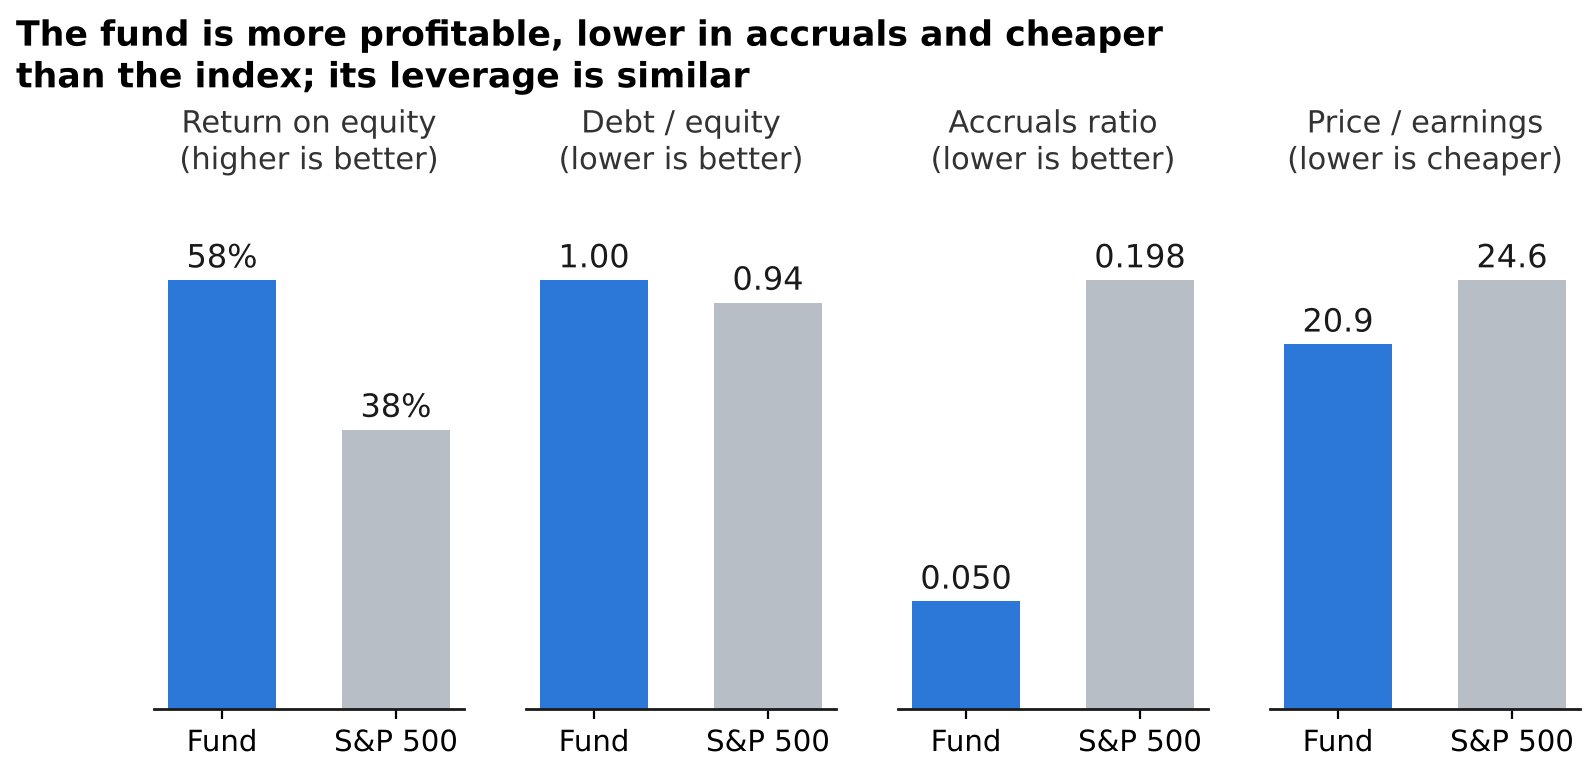

Write Python code to recreate this figure.
"""Figure 4. Quality and valuation of the fund against the S&P 500.

Fund weighted by portfolio weight, S&P 500 by float market capitalisation.
Return on equity, debt/equity and accruals are weighted averages of the
winsorised ratios; price/earnings is the weighted harmonic mean on
trailing 12-month EPS.
"""
import matplotlib.pyplot as plt

from common import BLUE, GREY, INK, load_workbook_data, save

universe, portfolio, prices = load_workbook_data()
by_symbol = {u["symbol"]: u for u in universe}

fund_w = {p["symbol"]: p["weight"] for p in portfolio}
index_w = {u["symbol"]: u["bench"] for u in universe if not u["duplicate"] and u["bench"]}


def weighted_mean(weights, key):
    num = den = 0.0
    for sym, w in weights.items():
        v = by_symbol[sym][key]
        if v is None:
            continue
        num += w * v
        den += w
    return num / den


def harmonic_pe(weights):
    """Weighted harmonic mean P/E = sum(w) / sum(w * EPS / price)."""
    num = den = 0.0
    for sym, w in weights.items():
        price, eps = prices[by_symbol[sym]["ticker"]]
        if price is None or eps is None:
            continue
        num += w
        den += w * eps / price
    return num / den


stats = {
    "roe": (weighted_mean(fund_w, "roe"), weighted_mean(index_w, "roe")),
    "lev": (weighted_mean(fund_w, "lev"), weighted_mean(index_w, "lev")),
    "acc": (weighted_mean(fund_w, "acc"), weighted_mean(index_w, "acc")),
    "pe": (harmonic_pe(fund_w), harmonic_pe(index_w)),
}
for k, (f, i) in stats.items():
    print(f"{k:4s} fund {f:.3f}  S&P 500 {i:.3f}")

panels = [("Return on equity", "higher is better", stats["roe"], lambda v: f"{v * 100:.0f}%"),
          ("Debt / equity", "lower is better", stats["lev"], lambda v: f"{v:.2f}"),
          ("Accruals ratio", "lower is better", stats["acc"], lambda v: f"{v:.3f}"),
          ("Price / earnings", "lower is cheaper", stats["pe"], lambda v: f"{v:.1f}")]
fig, axes = plt.subplots(1, 4, figsize=(9.2, 3.4))
for ax, (label, note, vals, fmt) in zip(axes, panels):
    ax.bar([0, 1], vals, width=0.62, color=[BLUE, GREY], linewidth=0)
    for x, v in zip([0, 1], vals):
        ax.text(x, v + max(vals) * 0.03, fmt(v), ha="center", fontsize=11.5, color=INK)
    ax.set_xticks([0, 1])
    ax.set_xticklabels(["Fund", "S&P 500"], fontsize=10.5)
    ax.set_yticks([])
    ax.spines["left"].set_visible(False)
    ax.set_ylim(0, max(vals) * 1.22)
    ax.set_title(f"{label}\n({note})", fontsize=11, color="#333333", pad=6)
fig.suptitle("The fund is more profitable, lower in accruals and cheaper\nthan the index; its leverage is similar",
             x=0.05, ha="left", fontweight="bold", fontsize=12.5, y=1.13)
save(fig, "fig4_quality_profile.png", size=(1596, 774))
